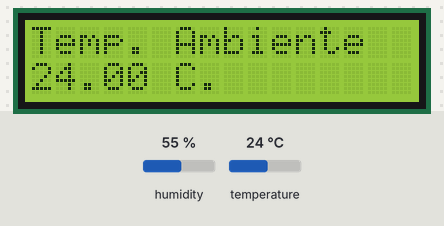
The sketch below on a simulated Arduino Uno, built with avr-gcc and run on an emulated ATmega328P. Parts: 16×2 character LCD. Wiring (inferred from the names in the program): DHT11 sensor: data A5. Inputs (shaded band) come from the test bench; at power-on: humidity 55 %, temperature 24 °C.

Above: at 3.2 s.
3.3 s: humidity set to 22 %
At 7.9 s:
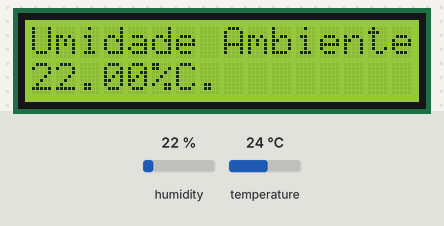
13.6 s: temperature set to 12 °C
At 23.4 s:
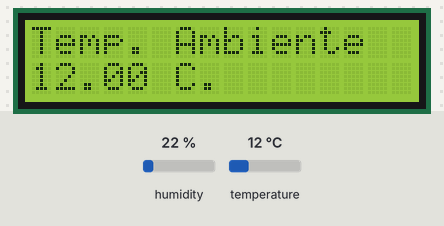
23.7 s: humidity set to 40 %
At 28.3 s:
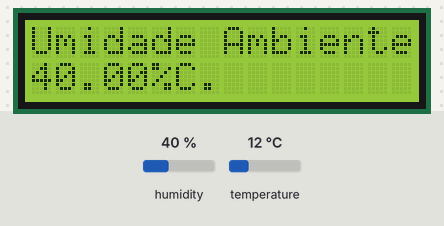
33.7 s: temperature set to 19 °C
At 42.7 s:
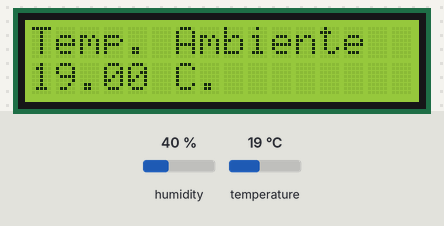
Timing chart, 0 to 44.2 s (numbered marks = the images above; inputs shaded):
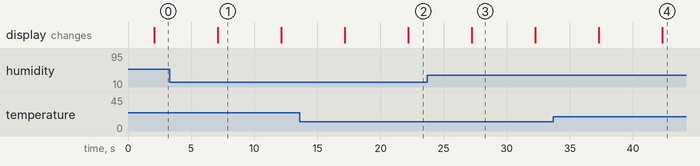

Measured:
- after the input at 3.3 s, the display: changes after 3.8 s (image 1)
- after the input at 13.6 s, the display: first differs from a run without the input after 8.6 s (image 2)
- after the input at 23.7 s, the display: changes after 3.5 s (image 3)
- after the input at 33.7 s, the display: first differs from a run without the input after 8.6 s (image 4)
- what the display in image 1 shows lasts 5.0 s, from 7.1 s to 12.1 s

The sketch:

medidor_temp_lcd.ino
```cpp
#include <LiquidCrystal.h>
#include <dht.h>

LiquidCrystal lcd(8, 9, 4, 5, 6, 7);
const int pinoDHT = A5;
int valorLido;
dht DHT;
int analogSoloSeco = 400;
int analogSoloMolhado = 150;
int percSoloSeco = 0;
int percSoloMolhado = 100;

void setup(){

 lcd.begin(16,2);
 lcd.setCursor(0, 0);
 lcd.clear();
 lcd.print("Lendo Dados...");
 delay(2000);
}

void printTemperatura(){
  DHT.read11(pinoDHT);
  lcd.setCursor(0, 0);
  lcd.print("Temp. Ambiente  ");
  lcd.setCursor(0, 1);
  lcd.print(DHT.temperature);
  lcd.print(" C.");
};


void printUmidade(){
  DHT.read11(pinoDHT);
  lcd.setCursor(0, 0);
  lcd.print("Umidade Ambiente");
  lcd.setCursor(0, 1);
  lcd.print(DHT.humidity);
  lcd.print("%");
};

void loop(){
 printTemperatura();
 delay(5000);
 printUmidade();
 delay(5000);
}
```
